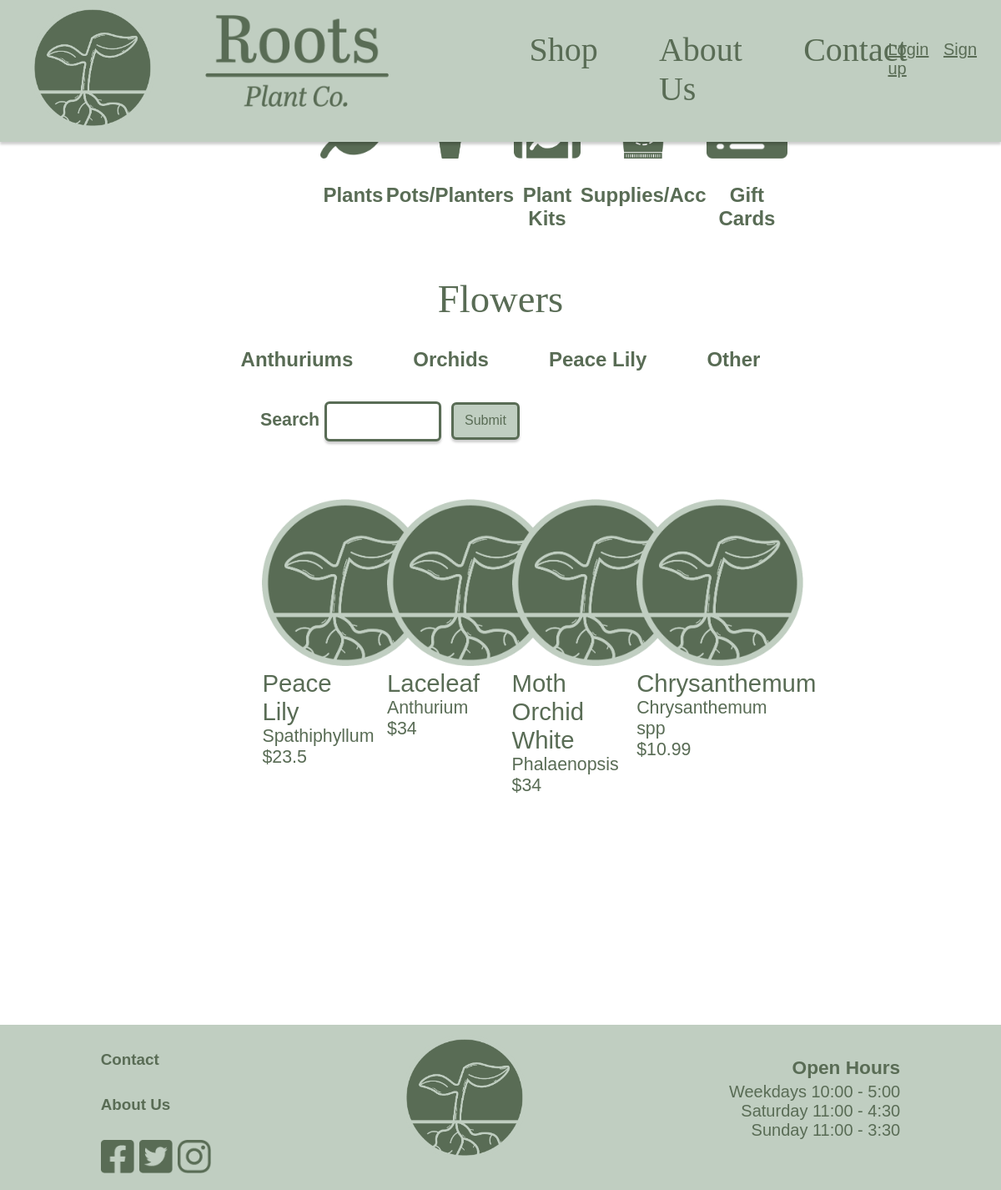
The page /shopPlantsFlowers on the database as committed earlier.
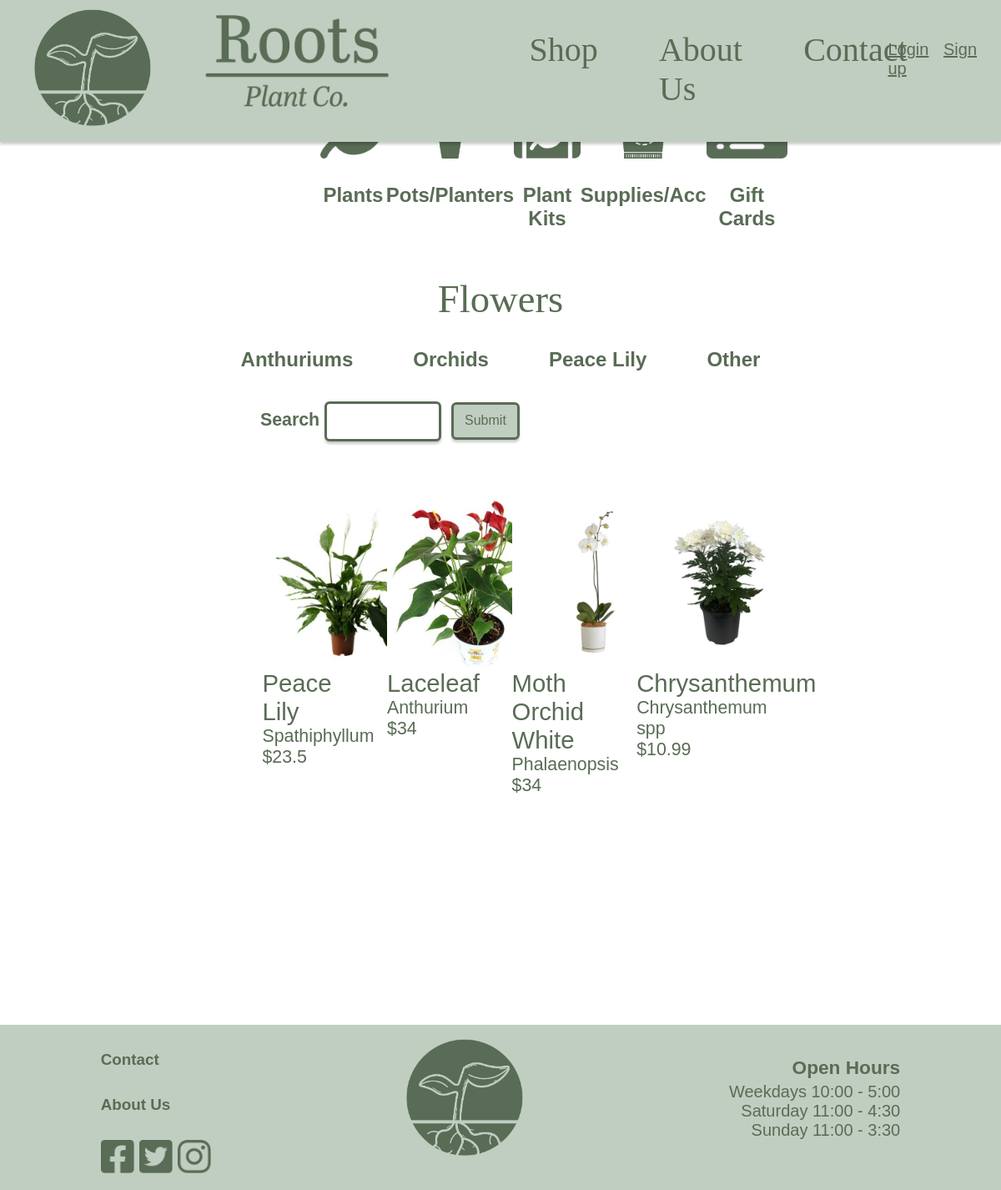
The same page on the database as committed later.
### Website/models.py (models this page shows)
class ShopProducts(db.Model):
    __tablename__ = 'shopProducts'
    id = db.Column(db.Integer, primary_key=True)
    name = db.Column(db.String(150), nullable=False) #Is required
    summary = db.Column(db.String(500), nullable=True)
    description = db.Column(db.String(1000), nullable=True)
    price = db.Column(db.Integer, nullable=False) #Is required
    stock = db.Column(db.Integer, nullable=False) #Is required
    category = db.Column(db.String(150), nullable=False) #Is required
    subCategory = db.Column(db.String(150), nullable=True)
    subSubCategory = db.Column(db.String(150), nullable=True)
    imageUrl = db.Column(db.String(150), nullable=False) #Is required
    userId = db.Column(db.Integer, db.ForeignKey('user.id'))

### Website/views.py (the view)
@views.route('/shopPlantsFlowers', methods=['GET', 'POST'])
def shopPlantsFlowers():
    form, products = getShopProducts()
    return render_template('shopPlantsFlowers.html', user=current_user, products=products, form=form)

### Website/forms.py
class SearchForm(FlaskForm):
    search = StringField('Search')
    submit = SubmitField('Submit')

### Website/views.py (called while the page is built)
def getShopProducts():
    form = SearchForm()
    products = []
    if request.method == 'POST':
        if form.validate_on_submit():
            search_term = form.search.data
        if not search_term:
            flash('Please enter a search term', category='error')
        else:
            search_term = search_term.strip()
            search_words = search_term.split()
            products = ShopProducts.query.filter(
                (ShopProducts.name.contains(search_term)) |
                (ShopProducts.category.contains(search_term)) |
                (ShopProducts.summary.contains(search_term)) |
                db.or_(*[ShopProducts.description.contains(word) for word in search_words])
            ).all()
            if not products:
                flash('No products found', category='error')
    else:
        products = ShopProducts.query.all()
    return form, products

### Website/templates/shopPlantsFlowers.html (shortened to what this page needs)
{% extends "shop.html" %}
{% block categoryTitle %}
<h1 class="title">Flowers</h1>
{% endblock %}
{% block subNav %}
<div class="shopSubNav">
    <ul class="subNavItems">
        <li class="subNavItem"><a href="/shopPlantsFlowersAnthuriums">Anthuriums</a></li>
        <li class="subNavItem"><a href="/shopPlantsFlowersOrchids">Orchids</a></li>
        <li class="subNavItem"><a href="/shopPlantsFlowersPeaceLily">Peace Lily</a></li>
        <li class="subNavItem"><a href="/shopPlantsFlowersOther">Other</a></li>
    </ul>
</div>
{% endblock %}
{% block productDisplay %}
    <div class="flexContainer">
        {% for product in products %}
        {% if product.subCategory == "Flowers" %}
        <div class="flexBox">
            <a href = "/product/{{product.id}}">
            <div class="productImage">
                <img src="{{ url_for('static', filename='img/' + product.imageUrl) }}" width="200" alt="Plant image">
            </div>
            <div class="productName">
                {{ product.name }}
            </div>
            <div class="productSummary">
                {{ product.summary }}
            </div>
            <div class="productPrice">
                ${{ product.price }}
            </div>
        </a>
        </div>
        {% endif %}
        {% endfor %}
    </div>
</div>
{% endblock %}

### Website/templates/shop.html (shortened to what this page needs)
{% extends "navBase.html" %}
{% block content %}
<link rel="stylesheet" href="{{ url_for('static', filename='css/shopPage.css') }}">
<div class="shopNav">
    <ul class="shopNavItems">
        <li class="shopNavItem">
            <a href="/shopPlants"><img class="navImage" height="70px" src="{{ url_for('static', filename='plantsNav.png') }}"></a>
            <a href="/shopPlants"><p>Plants</p></a>
        </li>
        <li class="shopNavItem">
            <a href="/shopPotsPlanters"><img class="navImage" height="70px" src="{{ url_for('static', filename='potsPlantersNav.png') }}"></a>
            <a href="/shopPotsPlanters"><p>Pots/Planters</p></a>
        </li>
        <li class="shopNavItem">
            <a href="/shopPlantKits"><img class="navImage" height="70px" src="{{ url_for('static', filename='plantKitNav.png') }}"></a>
            <a href="/shopPlantKits"><p>Plant Kits</p></a>
        </li>
        <li class="shopNavItem">
            <a href="/shopSuppliesAccessories"><img class="navImage" height="70px" src="{{ url_for('static', filename='suppliesNav.png') }}"></a>
            <a href="/shopSuppliesAccessories"><p>Supplies/Acc</p></a>
        </li>
        <li class="shopNavItem">
            <a href="/shopGiftCards"><img class="navImage" height="70px" src="{{ url_for('static', filename='giftCardNav.png') }}"></a>
            <a href="/shopGiftCards"><p>Gift Cards</p></a>
        </li>
    </ul>
</div>
{% block categoryTitle %}{% endblock %}
{% block subNav %}
{% endblock %}
<form class="search" method="POST">
    {{ form.search.label }} {{ form.search(size=20) }}
    {{ form.submit() }}
</form>
<div class="shopContainer">
    <div class="flexContainer">
        {% block productDisplay %}{% endblock %}
    </div>
</div>
{% endblock %}

### Website/templates/navBase.html (shortened to what this page needs)
<!DOCTYPE html>
<html>
    <head>
        <link rel="stylesheet" href="{{ url_for('static', filename='css/navBase.css') }}">
        <link rel="stylesheet" href="https://use.typekit.net/btr0hfq.css">
    </head>
    <body>
        <nav class="navBar">
            <div class="navBarMain">
                <a class="navBarLogoIcon" href="/">
                    <img height="150px" src="{{ url_for('static', filename='iconLogo.png') }}">
                </a>
                <a class="navBarLogoType" href="/">
                    <img height="110px" src="{{ url_for('static', filename='typographicLogo.png') }}">
                </a>
                <div class="navBarCategories">
                    <a class="navItem" id="shop" href="/shop">Shop</a>
                    <a class="navItem" id="aboutUs" href="/aboutUs">About Us</a>
                    <a class="navItem" id="contact" href="{{ url_for('contact.contact')}}">Contact</a>
                </div>
                {% if user.is_authenticated %}
                <div class="loggedSection">
                    <a class="loggedLinks" id="logout" href="/logout">Logout</a>
                    <a class="loggedIcons" href="/viewCart">
                        <img height="40px" src="{{ url_for('static', filename='shoppingCart.png')  }}">
                    </a>
                    <a class="loggedIcons" href="/accountDetails">
                        <img height="40px" src="{{ url_for('static', filename='accountIcon.png') }}">
                    </a>
                </div>
                {% else %}
                <div class="loginSection">
                    <a class="loginLinks" id="login" href="/login">Login</a>
                    <a class="loginLinks" id="signUp" href="/signUp">Sign up</a>
                </div>
                {% endif %}
            </div>
        </nav>
        <div class="container">
            {% block content %}
            {% endblock %}
        <footer class="footer">
            <div class="footerMain">
                <div class="column1">
                    <a class="column1Text" href="/shop"><h5>Contact</h5></a>
                    <a class="column1Text" href="/shop"><h5>About Us</h5></a>
                    <ul class="socialMedias">
                        <li class="socialMediaItems">
                            <a href="/shop"><img height="40px" src="{{ url_for('static', filename='facebookIcon.png') }}"></a>
                        </li>
                        <li class="socialMediaItems" href="#">
                            <a href="/shop"><img height="40px" src="{{ url_for('static', filename='twitterIcon.png') }}"></a>
                        </li>
                        <li class="socialMediaItems" href="#">
                            <a href="/shop"><img height="40px" src="{{ url_for('static', filename='instaIcon.png') }}"></a>
                        </li>
                    </ul>
                </div>
                <a class="footerLogo" href="/">
                    <img height="150px" src="{{ url_for('static', filename='iconLogo.png') }}">
                </a>
                <div class="openHours">
                    <h5 class="openHoursTitle">Open Hours</h5>
                    <ul class="openHoursList">
                        <li>Weekdays 10:00 - 5:00</li>
                        <li>Saturday 11:00 - 4:30</li>
                        <li>Sunday 11:00 - 3:30</li>
                    </ul>
                </div>
            </div>
        </footer>
    </body>
</html>

### Website/static/css/navBase.css (style rules this page uses)
body, html { margin: 0%; padding: 0%; background-image: url(/static/background.jpg); background-size: cover; background-attachment: fixed; background-position: center; background-repeat: no-repeat; }
nav { height: 170px; }
.navBar { background-color: #C0CEC1; position: fixed; width: 100%; top: 0; box-shadow: 0px 3px 3px rgba(0, 0, 0, 0.2); }
.navBarMain { display: flex; }
.navBarLogoIcon { margin-top: 0.5%; margin-left: 3%; margin-right: 0%; padding: 0%; }
.navBarLogoType { margin-left: 5%; margin-right: 0%; margin-top: 1.5%; padding: 0%; }
.navBarCategories { display: flex; margin-top: 3%; margin-left: 11%; margin-right: 0%; width: 50%; padding: 0%; height: fit-content; }
.navItem { font-family: abril-titling, serif; font-style: normal; font-weight: 400; color: #596C55; font-size: 30pt; text-decoration: none; margin-left: 9%; margin-right: 9%; }
.loginSection { margin-top: 4%; margin-left: 5%; display: block; width: 200px; }
.loginLinks { font-family: "brandon-grotesque", sans-serif; font-weight: 400; font-style: normal; color: #596C55; font-size: 15pt; margin-right: 10%; }
.container { margin-left: 20%; margin-right: 20%; margin-top: 10%; }
.footerMain { height: 20%; display: flex; background-color: #C0CEC1; justify-content: space-around; bottom: 0; width: 100%; margin-top: 20%; }
.column1 { display: inline; }
.column1Text { font-family: "brandon-grotesque", sans-serif; font-weight: 400; font-style: normal; color: #596C55; font-size: 17pt; text-decoration: none; }
.socialMedias { display: flex; list-style: none; padding: 0%; justify-content: space-around; }
.socialMediaItems { margin-right: 5%; }
.footerLogo { margin-top: 1%; }
.openHours { font-family: "brandon-grotesque", sans-serif; font-weight: 400; font-style: normal; color: #596C55; font-size: 15pt; text-decoration: none; text-align: right; }
.openHoursTitle { margin-bottom: 2%; font-size: 17pt; }
.openHoursList { list-style: none; margin-left: 0%; padding-left: 0%; margin-top: 0%; }

### Website/static/css/shopPage.css (style rules this page uses)
.shopNavItems { list-style: none; display: flex; justify-content: space-between; padding: 0%; margin-left: 20%; margin-right: 20%; }
.shopNavItem { display: flex; flex-direction: column; text-align: center; }
.shopNavItem a { font-family: "brandon-grotesque", sans-serif; font-weight: 600; font-style: normal; color: #596C55; font-size: 18pt; text-decoration: none; }
.search { font-family: "brandon-grotesque", sans-serif; font-weight: 600; font-style: normal; color: #596C55; font-size: 16pt; margin-top: 5%; margin-bottom: 5%; margin-left: 10%; }
.search input#submit { background-color: #C0CEC1; border: 3px solid #596C55; border-radius: 6px; font-family: "brandon-grotesque", sans-serif; font-weight: 400; font-style: normal; color: #596C55; font-size: 12pt; box-shadow: 0px 3px 3px rgba(0, 0, 0, 0.2); padding-left: 2%; padding-right: 2%; margin-left: 1%; height: 45px; }
.search input#search { width: 20%; height: 40px; border: 3px solid #596C55; border-radius: 6px; box-shadow: 0px 3px 3px rgba(0, 0, 0, 0.2); }
.title { font-family: abril-titling, serif; font-style: normal; font-weight: 400; color: #596C55; font-size: 35pt; text-align: center; }
.subNavItems { list-style: none; display: flex; flex-direction: row; justify-content: center; padding: 0%; }
.subNavItem { margin-left: 5%; margin-right: 5%; }
.subNavItem a { font-family: "brandon-grotesque", sans-serif; font-weight: 600; font-style: normal; color: #596C55; font-size: 18pt; text-decoration: none; }
.flexContainer { width: 100%; height: auto; display: flex; flex-wrap: wrap; flex-direction: row; justify-content: center; box-sizing: border-box; margin: 0%; padding: 10px; }
.flexBox { width: 18%; height: auto; text-align: left; margin: 2%; }
.flexBox a { text-decoration: none; }
.productName { font-family: "brandon-grotesque", sans-serif; font-weight: 400; font-style: normal; color: #596C55; font-size: 22pt; text-decoration: none; margin-bottom: 0%; }
.productSummary { font-family: "brandon-grotesque", sans-serif; font-weight: 400; font-style: normal; color: #596C55; font-size: 16pt; text-decoration: none; margin-top: 0%; margin-bottom: 0%; }
.productPrice { font-family: "brandon-grotesque", sans-serif; font-weight: 400; font-style: normal; color: #596C55; font-size: 16pt; text-decoration: none; margin-top: 0%; margin-bottom: 0%; }

Rows that differ between the two databases and show on the page:
changed ShopProducts "Peace Lily": imageUrl: a different picture
changed ShopProducts "Laceleaf": imageUrl: a different picture
changed ShopProducts "Moth Orchid White": imageUrl: a different picture
changed ShopProducts "Chrysanthemum": imageUrl: a different picture
